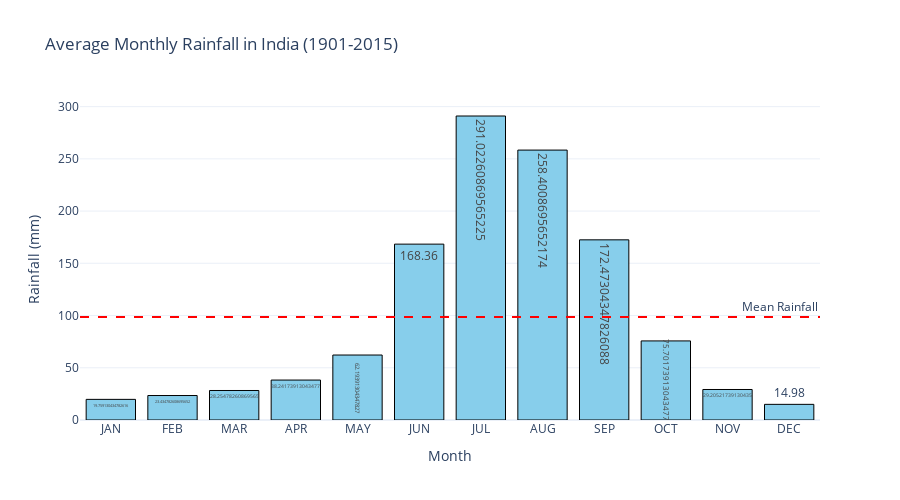

Source (notebook cell):
### Markdown cell above
The above graph shows significant year-to-year variability in India’s annual rainfall, with no apparent long-term upward or downward trend over the century. The red dashed line indicates the mean rainfall, around which the annual rainfall oscillates. Notable peaks and troughs highlight extreme rainfall events and dry years.

### Code cell
# identify months with the highest and lowest rainfall on average
monthly_columns = ['JAN', 'FEB', 'MAR', 'APR', 'MAY', 'JUN', 'JUL', 'AUG', 'SEP', 'OCT', 'NOV', 'DEC']
monthly_avg = rainfall_data[monthly_columns].mean()

highest_rainfall_month = monthly_avg.idxmax()
lowest_rainfall_month = monthly_avg.idxmin()

fig_monthly = px.bar(
    x=monthly_avg.index,
    y=monthly_avg.values,
    labels={'x': 'Month', 'y': 'Rainfall (mm)'},
    title='Average Monthly Rainfall in India (1901-2015)',
    text=monthly_avg.values
)
fig_monthly.add_hline(
    y=monthly_avg.mean(),
    line_dash="dash",
    line_color="red",
    annotation_text="Mean Rainfall",
    annotation_position="top right"
)
fig_monthly.update_traces(marker_color='skyblue', marker_line_color='black', marker_line_width=1)
fig_monthly.update_layout(template='plotly_white', height=500)
fig_monthly.show()

### Figure 1 — Plotly figure (JSON) as saved in the notebook; plotly's stock layout.template omitted (floating-point values rounded to 4 significant figures)
{"data": [{"hovertemplate": "Month=%{x}<br>Rainfall (mm)=%{y}<br>text=%{text}<extra></extra>", "legendgroup": "", "marker": {"color": "skyblue", "line": {"color": "black", "width": 1}, "pattern": {"shape": ""}}, "name": "", "orientation": "v", "showlegend": false, "text": [19.76, 23.43, 28.25, 38.24, 62.19, 168.4, 291.0, 258.4, 172.5, 75.7, 29.21, 14.98], "textposition": "auto", "type": "bar", "x": ["JAN", "FEB", "MAR", "APR", "MAY", "JUN", "JUL", "AUG", "SEP", "OCT", "NOV", "DEC"], "xaxis": "x", "y": [19.76, 23.43, 28.25, 38.24, 62.19, 168.4, 291.0, 258.4, 172.5, 75.7, 29.21, 14.98], "yaxis": "y"}], "layout": {"annotations": [{"showarrow": false, "text": "Mean Rainfall", "x": 1, "xanchor": "right", "xref": "x domain", "y": 98.5, "yanchor": "bottom", "yref": "y"}], "barmode": "relative", "height": 500, "legend": {"tracegroupgap": 0}, "shapes": [{"line": {"color": "red", "dash": "dash"}, "type": "line", "x0": 0, "x1": 1, "xref": "x domain", "y0": 98.5, "y1": 98.5, "yref": "y"}], "title": {"text": "Average Monthly Rainfall in India (1901-2015)"}, "xaxis": {"anchor": "y", "domain": [0, 1], "title": {"text": "Month"}}, "yaxis": {"anchor": "x", "domain": [0, 1], "title": {"text": "Rainfall (mm)"}}}}
